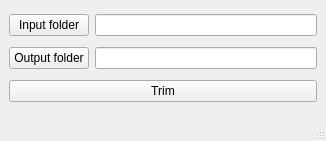
<?xml version="1.0" encoding="UTF-8"?>
<ui version="4.0">
 <class>MainWindow</class>
 <widget class="QMainWindow" name="MainWindow">
  <property name="geometry">
   <rect>
    <x>0</x>
    <y>0</y>
    <width>326</width>
    <height>141</height>
   </rect>
  </property>
  <property name="windowTitle">
   <string>MainWindow</string>
  </property>
  <widget class="QWidget" name="centralwidget">
   <layout class="QGridLayout" name="gridLayout">
    <item row="0" column="0">
     <widget class="QPushButton" name="inputBt">
      <property name="text">
       <string>Input folder</string>
      </property>
     </widget>
    </item>
    <item row="0" column="1">
     <widget class="QLineEdit" name="inputPath"/>
    </item>
    <item row="1" column="0">
     <widget class="QPushButton" name="outputBt">
      <property name="text">
       <string>Output folder</string>
      </property>
     </widget>
    </item>
    <item row="1" column="1">
     <widget class="QLineEdit" name="outputPath"/>
    </item>
    <item row="2" column="0" colspan="2">
     <widget class="QPushButton" name="trimBt">
      <property name="text">
       <string>Trim</string>
      </property>
     </widget>
    </item>
   </layout>
  </widget>
  <widget class="QMenuBar" name="menubar">
   <property name="geometry">
    <rect>
     <x>0</x>
     <y>0</y>
     <width>326</width>
     <height>20</height>
    </rect>
   </property>
  </widget>
  <widget class="QStatusBar" name="statusbar"/>
 </widget>
 <resources/>
 <connections/>
</ui>
